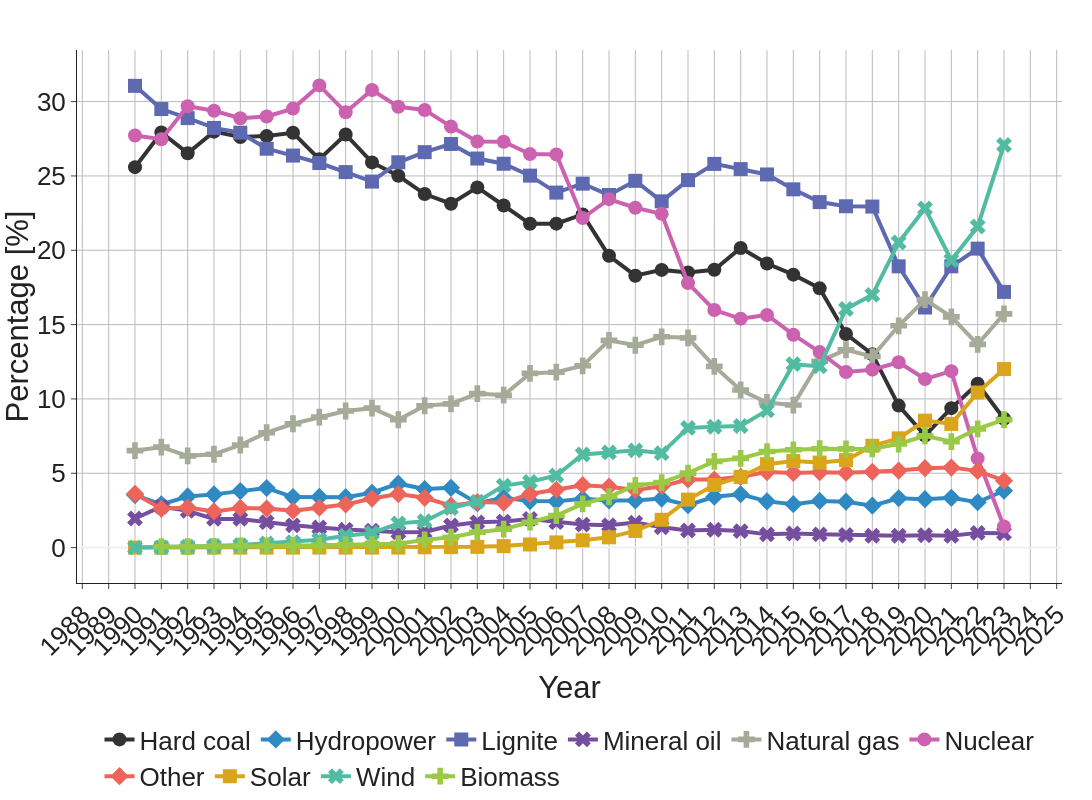
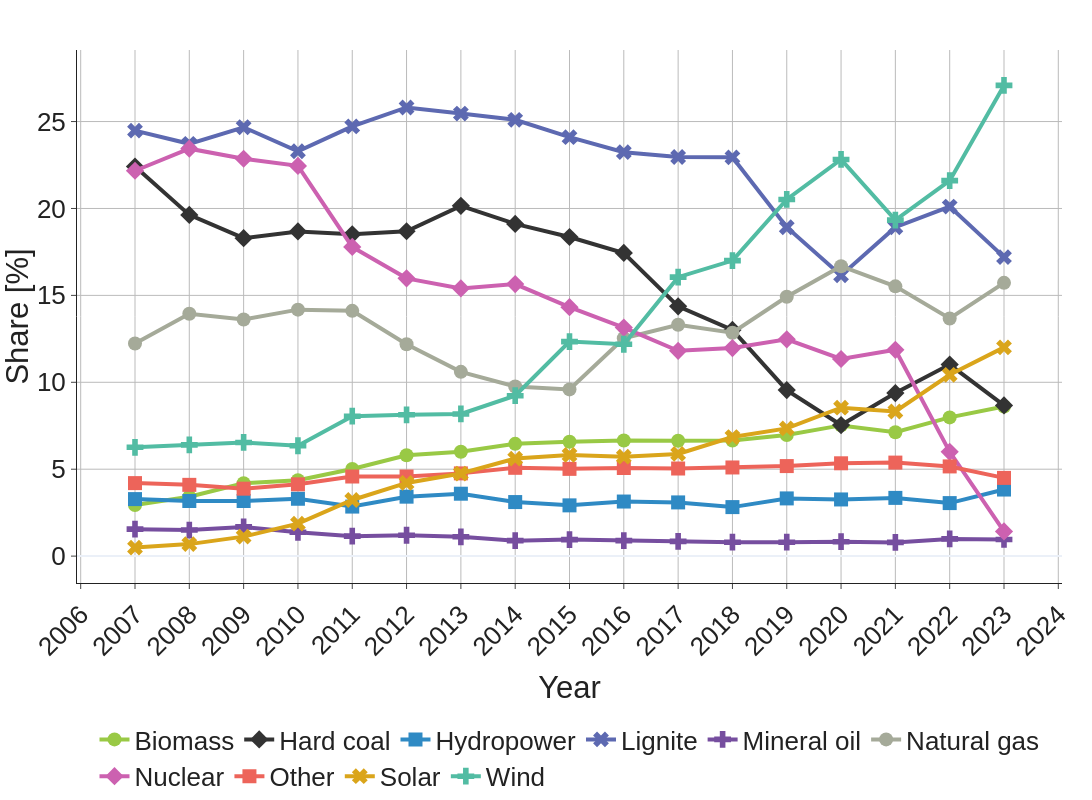

The notebook cell these images were saved under, in order:
### Code cell
# Figure 2: Relative share of energy sources in TWh in Germany for 1990 to 2023
# Excel: git:/out/gridmix/DF_3_RELATIVE.xlsx

fig2_df = sheets_dict["Figure 2"]
fig2_df = fig2_df.set_index("year")
fig2_df.index = fig2_df.index.astype(int)
fig2_df["percentage"] = (
    fig2_df["percentage"].astype(float) * 100
)  # Ensure percentage is float
# fig2_df["percentage"] = fig2_df["percentage"] * 100
print(fig2_df.head())

# fig = go.Figure()
unique_cats = fig2_df["Category"].unique()

# fig.add_hline

# symbol_map=SYMBOL_MAP,
fig = px.line(
    fig2_df,
    y="percentage",
    color="Category",
    symbol="Category",
    # color_discrete_sequence=get_color_sequence(unique_cats),
    color_discrete_map=COLOR_MAP,#get_color_sequence(unique_cats),
    # line_dash_map=LINE_DASH_MAP,
    labels={
        "year": "Year",
        "percentage": "Percentage [%]",
        "Category": "Energy Source"
    },
    # title="Energy Source Share in Germany" 
)

fig.update_xaxes(tickmode="linear", tickangle=-45)
fig.update_traces(marker=dict(size=14), line=dict(width=4))  # ← Hier Liniendicke setzen

fig = apply_fig_defaults(fig)
export_fig(fig, "Figure_2_historical_gridmix")
fig.show()

fig2_B_df = fig2_df.loc[(fig2_df.index >= 2007) & (fig2_df.index <= 2023)]

# Use only the present categories for color mapping
unique_cats_B = fig2_B_df["Category"].unique()

fig2 = px.line(
    fig2_B_df,
    y="percentage",
    color="Category",
    symbol="Category",

    # color_discrete_sequence=get_color_sequence(unique_cats_B),
    color_discrete_map=COLOR_MAP,
    labels={
        "year": "Year",
        "percentage": "Share [%]",
        "Category": "Energy Source"
    },
    # title="Energy Source Share in Germany" 
)

fig2.update_xaxes(tickmode="linear", tickangle=-45)
fig2 = apply_fig_defaults(fig2)
fig2.update_traces(marker=dict(size=14), line=dict(width=4))  # ← Hier Liniendicke setzen

export_fig(fig2, "Figure_2_historical_gridmix_2007_2023")
fig2.show()

### Figure 1 — Plotly figure (JSON) as saved in the notebook; plotly's stock layout.template omitted (floating-point values rounded to 4 significant figures)
{"data": [{"hovertemplate": "Energy Source=Hard coal<br>Year=%{x}<br>Percentage [%]=%{y}<extra></extra>", "legendgroup": "Hard coal", "line": {"color": "#333333", "dash": "solid", "width": 4}, "marker": {"size": 14, "symbol": "circle"}, "mode": "lines+markers", "name": "Hard coal", "orientation": "v", "showlegend": true, "type": "scatter", "x": [1990, 1991, 1992, 1993, 1994, 1995, 1996, 1997, 1998, 1999, 2000, 2001, 2002, 2003, 2004, 2005, 2006, 2007, 2008, 2009, 2010, 2011, 2012, 2013, 2014, 2015, 2016, 2017, 2018, 2019, 2020, 2021, 2022, 2023], "xaxis": "x", "y": [25.59, 27.92, 26.53, 27.98, 27.62, 27.68, 27.9, 26.13, 27.79, 25.91, 25.01, 23.78, 23.13, 24.23, 23.01, 21.78, 21.79, 22.41, 19.63, 18.29, 18.68, 18.51, 18.69, 20.15, 19.11, 18.36, 17.44, 14.37, 13.01, 9.55, 7.54, 9.38, 11.02, 8.67], "yaxis": "y"}, {"hovertemplate": "Energy Source=Hydropower<br>Year=%{x}<br>Percentage [%]=%{y}<extra></extra>", "legendgroup": "Hydropower", "line": {"color": "rgb(47, 138, 196)", "dash": "solid", "width": 4}, "marker": {"size": 14, "symbol": "diamond"}, "mode": "lines+markers", "name": "Hydropower", "orientation": "v", "showlegend": true, "type": "scatter", "x": [1990, 1991, 1992, 1993, 1994, 1995, 1996, 1997, 1998, 1999, 2000, 2001, 2002, 2003, 2004, 2005, 2006, 2007, 2008, 2009, 2010, 2011, 2012, 2013, 2014, 2015, 2016, 2017, 2018, 2019, 2020, 2021, 2022, 2023], "xaxis": "x", "y": [3.53, 2.91, 3.44, 3.58, 3.8, 4.01, 3.4, 3.41, 3.39, 3.69, 4.3, 3.94, 4.02, 2.99, 3.35, 3.13, 3.11, 3.28, 3.17, 3.17, 3.3, 2.85, 3.42, 3.59, 3.11, 2.92, 3.14, 3.09, 2.82, 3.32, 3.26, 3.35, 3.05, 3.83], "yaxis": "y"}, {"hovertemplate": "Energy Source=Lignite<br>Year=%{x}<br>Percentage [%]=%{y}<extra></extra>", "legendgroup": "Lignite", "line": {"color": "rgb(93, 105, 177)", "dash": "solid", "width": 4}, "marker": {"size": 14, "symbol": "square"}, "mode": "lines+markers", "name": "Lignite", "orientation": "v", "showlegend": true, "type": "scatter", "x": [1990, 1991, 1992, 1993, 1994, 1995, 1996, 1997, 1998, 1999, 2000, 2001, 2002, 2003, 2004, 2005, 2006, 2007, 2008, 2009, 2010, 2011, 2012, 2013, 2014, 2015, 2016, 2017, 2018, 2019, 2020, 2021, 2022, 2023], "xaxis": "x", "y": [31.06, 29.5, 28.89, 28.23, 27.91, 26.83, 26.37, 25.87, 25.26, 24.62, 25.92, 26.6, 27.15, 26.17, 25.82, 25.02, 23.88, 24.48, 23.72, 24.67, 23.29, 24.72, 25.81, 25.46, 25.1, 24.1, 23.24, 22.96, 22.94, 18.92, 16.15, 18.92, 20.11, 17.2], "yaxis": "y"}, {"hovertemplate": "Energy Source=Mineral oil<br>Year=%{x}<br>Percentage [%]=%{y}<extra></extra>", "legendgroup": "Mineral oil", "line": {"color": "rgb(118, 78, 159)", "dash": "solid", "width": 4}, "marker": {"size": 14, "symbol": "x"}, "mode": "lines+markers", "name": "Mineral oil", "orientation": "v", "showlegend": true, "type": "scatter", "x": [1990, 1991, 1992, 1993, 1994, 1995, 1996, 1997, 1998, 1999, 2000, 2001, 2002, 2003, 2004, 2005, 2006, 2007, 2008, 2009, 2010, 2011, 2012, 2013, 2014, 2015, 2016, 2017, 2018, 2019, 2020, 2021, 2022, 2023], "xaxis": "x", "y": [1.96, 2.76, 2.47, 1.93, 1.93, 1.71, 1.5, 1.35, 1.21, 1.14, 1.03, 1.05, 1.49, 1.7, 1.75, 1.93, 1.71, 1.55, 1.5, 1.68, 1.37, 1.15, 1.2, 1.11, 0.89, 0.95, 0.89, 0.85, 0.8, 0.8, 0.83, 0.79, 0.99, 0.96], "yaxis": "y"}, {"hovertemplate": "Energy Source=Natural gas<br>Year=%{x}<br>Percentage [%]=%{y}<extra></extra>", "legendgroup": "Natural gas", "line": {"color": "rgb(165, 170, 153)", "dash": "solid", "width": 4}, "marker": {"size": 14, "symbol": "cross"}, "mode": "lines+markers", "name": "Natural gas", "orientation": "v", "showlegend": true, "type": "scatter", "x": [1990, 1991, 1992, 1993, 1994, 1995, 1996, 1997, 1998, 1999, 2000, 2001, 2002, 2003, 2004, 2005, 2006, 2007, 2008, 2009, 2010, 2011, 2012, 2013, 2014, 2015, 2016, 2017, 2018, 2019, 2020, 2021, 2022, 2023], "xaxis": "x", "y": [6.52, 6.76, 6.17, 6.28, 6.9, 7.73, 8.33, 8.78, 9.19, 9.38, 8.6, 9.54, 9.67, 10.36, 10.25, 11.72, 11.8, 12.23, 13.94, 13.61, 14.18, 14.11, 12.19, 10.6, 9.76, 9.59, 12.53, 13.31, 12.85, 14.92, 16.68, 15.52, 13.67, 15.72], "yaxis": "y"}, {"hovertemplate": "Energy Source=Nuclear<br>Year=%{x}<br>Percentage [%]=%{y}<extra></extra>", "legendgroup": "Nuclear", "line": {"color": "rgb(204, 97, 176)", "dash": "solid", "width": 4}, "marker": {"size": 14, "symbol": "circle"}, "mode": "lines+markers", "name": "Nuclear", "orientation": "v", "showlegend": true, "type": "scatter", "x": [1990, 1991, 1992, 1993, 1994, 1995, 1996, 1997, 1998, 1999, 2000, 2001, 2002, 2003, 2004, 2005, 2006, 2007, 2008, 2009, 2010, 2011, 2012, 2013, 2014, 2015, 2016, 2017, 2018, 2019, 2020, 2021, 2022, 2023], "xaxis": "x", "y": [27.72, 27.47, 29.69, 29.38, 28.88, 29.0, 29.53, 31.09, 29.28, 30.78, 29.65, 29.44, 28.32, 27.31, 27.3, 26.47, 26.45, 22.17, 23.44, 22.86, 22.45, 17.79, 15.98, 15.4, 15.65, 14.32, 13.15, 11.81, 11.97, 12.47, 11.34, 11.87, 6.0, 1.42], "yaxis": "y"}, {"hovertemplate": "Energy Source=Other<br>Year=%{x}<br>Percentage [%]=%{y}<extra></extra>", "legendgroup": "Other", "line": {"color": "rgb(237, 100, 90)", "dash": "solid", "width": 4}, "marker": {"size": 14, "symbol": "diamond"}, "mode": "lines+markers", "name": "Other", "orientation": "v", "showlegend": true, "type": "scatter", "x": [1990, 1991, 1992, 1993, 1994, 1995, 1996, 1997, 1998, 1999, 2000, 2001, 2002, 2003, 2004, 2005, 2006, 2007, 2008, 2009, 2010, 2011, 2012, 2013, 2014, 2015, 2016, 2017, 2018, 2019, 2020, 2021, 2022, 2023], "xaxis": "x", "y": [3.62, 2.61, 2.69, 2.43, 2.67, 2.63, 2.48, 2.68, 2.9, 3.3, 3.6, 3.35, 2.82, 3.06, 3.02, 3.61, 3.89, 4.2, 4.1, 3.88, 4.13, 4.58, 4.58, 4.76, 5.08, 5.02, 5.07, 5.04, 5.1, 5.18, 5.34, 5.38, 5.16, 4.5], "yaxis": "y"}, {"hovertemplate": "Energy Source=Solar<br>Year=%{x}<br>Percentage [%]=%{y}<extra></extra>", "legendgroup": "Solar", "line": {"color": "rgb(218, 165, 27)", "dash": "solid", "width": 4}, "marker": {"size": 14, "symbol": "square"}, "mode": "lines+markers", "name": "Solar", "orientation": "v", "showlegend": true, "type": "scatter", "x": [1990, 1991, 1992, 1993, 1994, 1995, 1996, 1997, 1998, 1999, 2000, 2001, 2002, 2003, 2004, 2005, 2006, 2007, 2008, 2009, 2010, 2011, 2012, 2013, 2014, 2015, 2016, 2017, 2018, 2019, 2020, 2021, 2022, 2023], "xaxis": "x", "y": [0.0, 0.0, 0.0, 0.0, 0.0, 0.0, 0.0, 0.0, 0.0, 0.0, 0.0, 0.02, 0.03, 0.05, 0.1, 0.21, 0.35, 0.49, 0.69, 1.12, 1.87, 3.23, 4.21, 4.75, 5.61, 5.82, 5.72, 5.88, 6.85, 7.35, 8.54, 8.32, 10.43, 12.01], "yaxis": "y"}, {"hovertemplate": "Energy Source=Wind<br>Year=%{x}<br>Percentage [%]=%{y}<extra></extra>", "legendgroup": "Wind", "line": {"color": "rgb(82, 188, 163)", "dash": "solid", "width": 4}, "marker": {"size": 14, "symbol": "x"}, "mode": "lines+markers", "name": "Wind", "orientation": "v", "showlegend": true, "type": "scatter", "x": [1990, 1991, 1992, 1993, 1994, 1995, 1996, 1997, 1998, 1999, 2000, 2001, 2002, 2003, 2004, 2005, 2006, 2007, 2008, 2009, 2010, 2011, 2012, 2013, 2014, 2015, 2016, 2017, 2018, 2019, 2020, 2021, 2022, 2023], "xaxis": "x", "y": [0.0, 0.02, 0.06, 0.11, 0.17, 0.28, 0.37, 0.53, 0.8, 0.98, 1.63, 1.77, 2.66, 3.09, 4.17, 4.42, 4.85, 6.26, 6.4, 6.54, 6.35, 8.05, 8.13, 8.18, 9.23, 12.34, 12.19, 16.05, 17.0, 20.52, 22.82, 19.33, 21.6, 27.08], "yaxis": "y"}, {"hovertemplate": "Energy Source=Biomass<br>Year=%{x}<br>Percentage [%]=%{y}<extra></extra>", "legendgroup": "Biomass", "line": {"color": "rgb(153, 201, 69)", "dash": "solid", "width": 4}, "marker": {"size": 14, "symbol": "cross"}, "mode": "lines+markers", "name": "Biomass", "orientation": "v", "showlegend": true, "type": "scatter", "x": [1991, 1992, 1993, 1994, 1995, 1996, 1997, 1998, 1999, 2000, 2001, 2002, 2003, 2004, 2005, 2006, 2007, 2008, 2009, 2010, 2011, 2012, 2013, 2014, 2015, 2016, 2017, 2018, 2019, 2020, 2021, 2022, 2023], "xaxis": "x", "y": [0.06, 0.06, 0.08, 0.11, 0.11, 0.13, 0.15, 0.18, 0.2, 0.26, 0.52, 0.7, 1.03, 1.24, 1.71, 2.16, 2.94, 3.42, 4.19, 4.37, 5.01, 5.8, 6.0, 6.46, 6.58, 6.65, 6.64, 6.65, 6.97, 7.52, 7.13, 7.98, 8.61], "yaxis": "y"}], "layout": {"font": {"color": "#222222", "family": "Arial, sans-serif", "size": 26}, "height": 800, "legend": {"orientation": "h", "title": {"text": ""}, "tracegroupgap": 0, "x": 0.5, "xanchor": "center", "y": -0.25, "yanchor": "top"}, "margin": {"b": 0, "l": 30, "r": 30, "t": 50}, "plot_bgcolor": "white", "showlegend": true, "width": 1500, "xaxis": {"anchor": "y", "domain": [0, 1], "gridcolor": "#bbbbbb", "gridwidth": 1, "linecolor": "#222", "linewidth": 1, "showgrid": true, "tickangle": -45, "ticklen": 5, "tickmode": "linear", "ticks": "outside", "title": {"text": "Year"}}, "yaxis": {"anchor": "x", "domain": [0, 1], "gridcolor": "#bbbbbb", "gridwidth": 1, "linecolor": "#222", "linewidth": 1, "showgrid": true, "ticklen": 5, "ticks": "outside", "title": {"text": "Percentage [%]"}}}}

### Figure 2 — Plotly figure (JSON) as saved in the notebook; plotly's stock layout.template omitted (floating-point values rounded to 4 significant figures)
{"data": [{"hovertemplate": "Energy Source=Biomass<br>Year=%{x}<br>Share [%]=%{y}<extra></extra>", "legendgroup": "Biomass", "line": {"color": "rgb(153, 201, 69)", "dash": "solid", "width": 4}, "marker": {"size": 14, "symbol": "circle"}, "mode": "lines+markers", "name": "Biomass", "orientation": "v", "showlegend": true, "type": "scatter", "x": [2007, 2008, 2009, 2010, 2011, 2012, 2013, 2014, 2015, 2016, 2017, 2018, 2019, 2020, 2021, 2022, 2023], "xaxis": "x", "y": [2.94, 3.42, 4.19, 4.37, 5.01, 5.8, 6.0, 6.46, 6.58, 6.65, 6.64, 6.65, 6.97, 7.52, 7.13, 7.98, 8.61], "yaxis": "y"}, {"hovertemplate": "Energy Source=Hard coal<br>Year=%{x}<br>Share [%]=%{y}<extra></extra>", "legendgroup": "Hard coal", "line": {"color": "#333333", "dash": "solid", "width": 4}, "marker": {"size": 14, "symbol": "diamond"}, "mode": "lines+markers", "name": "Hard coal", "orientation": "v", "showlegend": true, "type": "scatter", "x": [2007, 2008, 2009, 2010, 2011, 2012, 2013, 2014, 2015, 2016, 2017, 2018, 2019, 2020, 2021, 2022, 2023], "xaxis": "x", "y": [22.41, 19.63, 18.29, 18.68, 18.51, 18.69, 20.15, 19.11, 18.36, 17.44, 14.37, 13.01, 9.55, 7.54, 9.38, 11.02, 8.67], "yaxis": "y"}, {"hovertemplate": "Energy Source=Hydropower<br>Year=%{x}<br>Share [%]=%{y}<extra></extra>", "legendgroup": "Hydropower", "line": {"color": "rgb(47, 138, 196)", "dash": "solid", "width": 4}, "marker": {"size": 14, "symbol": "square"}, "mode": "lines+markers", "name": "Hydropower", "orientation": "v", "showlegend": true, "type": "scatter", "x": [2007, 2008, 2009, 2010, 2011, 2012, 2013, 2014, 2015, 2016, 2017, 2018, 2019, 2020, 2021, 2022, 2023], "xaxis": "x", "y": [3.28, 3.17, 3.17, 3.3, 2.85, 3.42, 3.59, 3.11, 2.92, 3.14, 3.09, 2.82, 3.32, 3.26, 3.35, 3.05, 3.83], "yaxis": "y"}, {"hovertemplate": "Energy Source=Lignite<br>Year=%{x}<br>Share [%]=%{y}<extra></extra>", "legendgroup": "Lignite", "line": {"color": "rgb(93, 105, 177)", "dash": "solid", "width": 4}, "marker": {"size": 14, "symbol": "x"}, "mode": "lines+markers", "name": "Lignite", "orientation": "v", "showlegend": true, "type": "scatter", "x": [2007, 2008, 2009, 2010, 2011, 2012, 2013, 2014, 2015, 2016, 2017, 2018, 2019, 2020, 2021, 2022, 2023], "xaxis": "x", "y": [24.48, 23.72, 24.67, 23.29, 24.72, 25.81, 25.46, 25.1, 24.1, 23.24, 22.96, 22.94, 18.92, 16.15, 18.92, 20.11, 17.2], "yaxis": "y"}, {"hovertemplate": "Energy Source=Mineral oil<br>Year=%{x}<br>Share [%]=%{y}<extra></extra>", "legendgroup": "Mineral oil", "line": {"color": "rgb(118, 78, 159)", "dash": "solid", "width": 4}, "marker": {"size": 14, "symbol": "cross"}, "mode": "lines+markers", "name": "Mineral oil", "orientation": "v", "showlegend": true, "type": "scatter", "x": [2007, 2008, 2009, 2010, 2011, 2012, 2013, 2014, 2015, 2016, 2017, 2018, 2019, 2020, 2021, 2022, 2023], "xaxis": "x", "y": [1.55, 1.5, 1.68, 1.37, 1.15, 1.2, 1.11, 0.89, 0.95, 0.89, 0.85, 0.8, 0.8, 0.83, 0.79, 0.99, 0.96], "yaxis": "y"}, {"hovertemplate": "Energy Source=Natural gas<br>Year=%{x}<br>Share [%]=%{y}<extra></extra>", "legendgroup": "Natural gas", "line": {"color": "rgb(165, 170, 153)", "dash": "solid", "width": 4}, "marker": {"size": 14, "symbol": "circle"}, "mode": "lines+markers", "name": "Natural gas", "orientation": "v", "showlegend": true, "type": "scatter", "x": [2007, 2008, 2009, 2010, 2011, 2012, 2013, 2014, 2015, 2016, 2017, 2018, 2019, 2020, 2021, 2022, 2023], "xaxis": "x", "y": [12.23, 13.94, 13.61, 14.18, 14.11, 12.19, 10.6, 9.76, 9.59, 12.53, 13.31, 12.85, 14.92, 16.68, 15.52, 13.67, 15.72], "yaxis": "y"}, {"hovertemplate": "Energy Source=Nuclear<br>Year=%{x}<br>Share [%]=%{y}<extra></extra>", "legendgroup": "Nuclear", "line": {"color": "rgb(204, 97, 176)", "dash": "solid", "width": 4}, "marker": {"size": 14, "symbol": "diamond"}, "mode": "lines+markers", "name": "Nuclear", "orientation": "v", "showlegend": true, "type": "scatter", "x": [2007, 2008, 2009, 2010, 2011, 2012, 2013, 2014, 2015, 2016, 2017, 2018, 2019, 2020, 2021, 2022, 2023], "xaxis": "x", "y": [22.17, 23.44, 22.86, 22.45, 17.79, 15.98, 15.4, 15.65, 14.32, 13.15, 11.81, 11.97, 12.47, 11.34, 11.87, 6.0, 1.42], "yaxis": "y"}, {"hovertemplate": "Energy Source=Other<br>Year=%{x}<br>Share [%]=%{y}<extra></extra>", "legendgroup": "Other", "line": {"color": "rgb(237, 100, 90)", "dash": "solid", "width": 4}, "marker": {"size": 14, "symbol": "square"}, "mode": "lines+markers", "name": "Other", "orientation": "v", "showlegend": true, "type": "scatter", "x": [2007, 2008, 2009, 2010, 2011, 2012, 2013, 2014, 2015, 2016, 2017, 2018, 2019, 2020, 2021, 2022, 2023], "xaxis": "x", "y": [4.2, 4.1, 3.88, 4.13, 4.58, 4.58, 4.76, 5.08, 5.02, 5.07, 5.04, 5.1, 5.18, 5.34, 5.38, 5.16, 4.5], "yaxis": "y"}, {"hovertemplate": "Energy Source=Solar<br>Year=%{x}<br>Share [%]=%{y}<extra></extra>", "legendgroup": "Solar", "line": {"color": "rgb(218, 165, 27)", "dash": "solid", "width": 4}, "marker": {"size": 14, "symbol": "x"}, "mode": "lines+markers", "name": "Solar", "orientation": "v", "showlegend": true, "type": "scatter", "x": [2007, 2008, 2009, 2010, 2011, 2012, 2013, 2014, 2015, 2016, 2017, 2018, 2019, 2020, 2021, 2022, 2023], "xaxis": "x", "y": [0.49, 0.69, 1.12, 1.87, 3.23, 4.21, 4.75, 5.61, 5.82, 5.72, 5.88, 6.85, 7.35, 8.54, 8.32, 10.43, 12.01], "yaxis": "y"}, {"hovertemplate": "Energy Source=Wind<br>Year=%{x}<br>Share [%]=%{y}<extra></extra>", "legendgroup": "Wind", "line": {"color": "rgb(82, 188, 163)", "dash": "solid", "width": 4}, "marker": {"size": 14, "symbol": "cross"}, "mode": "lines+markers", "name": "Wind", "orientation": "v", "showlegend": true, "type": "scatter", "x": [2007, 2008, 2009, 2010, 2011, 2012, 2013, 2014, 2015, 2016, 2017, 2018, 2019, 2020, 2021, 2022, 2023], "xaxis": "x", "y": [6.26, 6.4, 6.54, 6.35, 8.05, 8.13, 8.18, 9.23, 12.34, 12.19, 16.05, 17.0, 20.52, 22.82, 19.33, 21.6, 27.08], "yaxis": "y"}], "layout": {"font": {"color": "#222222", "family": "Arial, sans-serif", "size": 26}, "height": 800, "legend": {"orientation": "h", "title": {"text": ""}, "tracegroupgap": 0, "x": 0.5, "xanchor": "center", "y": -0.25, "yanchor": "top"}, "margin": {"b": 0, "l": 30, "r": 30, "t": 50}, "plot_bgcolor": "white", "showlegend": true, "width": 1500, "xaxis": {"anchor": "y", "domain": [0, 1], "gridcolor": "#bbbbbb", "gridwidth": 1, "linecolor": "#222", "linewidth": 1, "showgrid": true, "tickangle": -45, "ticklen": 5, "tickmode": "linear", "ticks": "outside", "title": {"text": "Year"}}, "yaxis": {"anchor": "x", "domain": [0, 1], "gridcolor": "#bbbbbb", "gridwidth": 1, "linecolor": "#222", "linewidth": 1, "showgrid": true, "ticklen": 5, "ticks": "outside", "title": {"text": "Share [%]"}}}}
